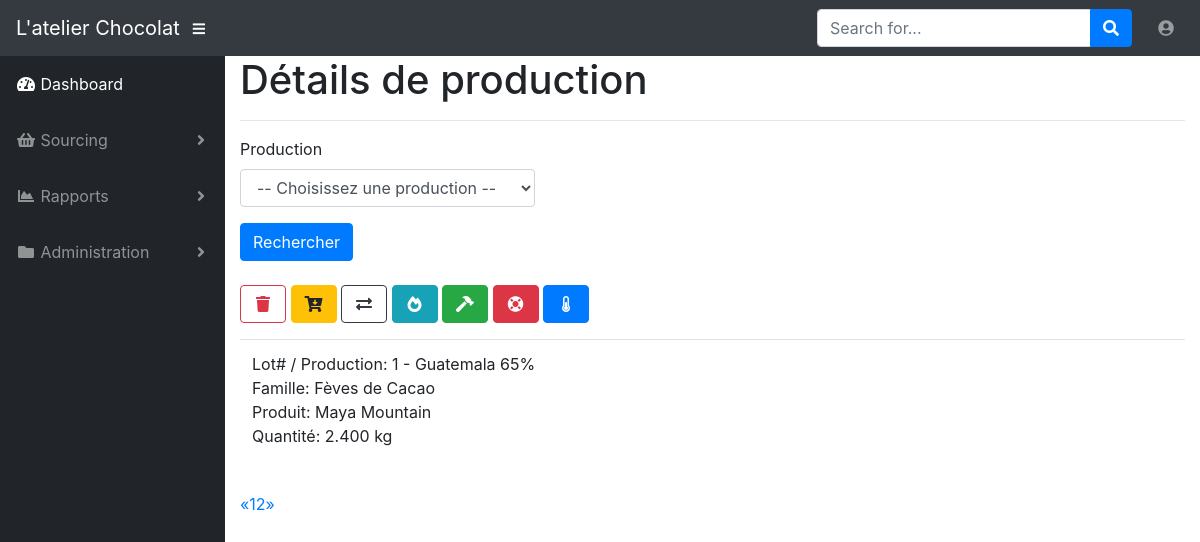
The page /view_production_item?page=2&id= (signed in) on the database as committed earlier.
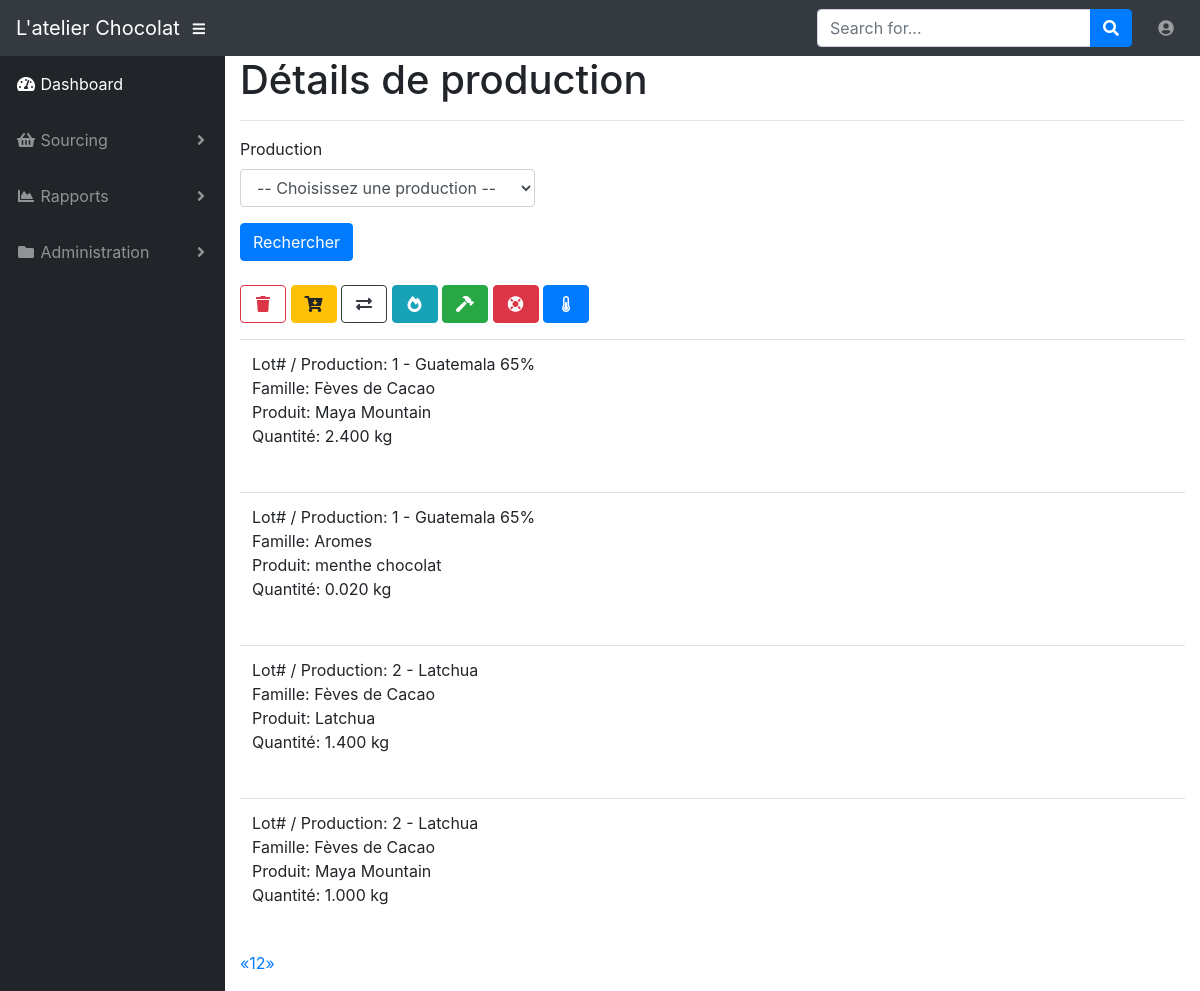
The same page on the database as committed later.
### app/models.py (models this page shows, shortened)
class ProductionItem(db.Model):
    id = db.Column(db.Integer, primary_key=True)
    production_id = db.Column(db.Integer, db.ForeignKey('production.id'))
    product_family_id = db.Column(db.Integer, db.ForeignKey('product_family.id'))
    product_id = db.Column(db.Integer, db.ForeignKey('product.id'))
    quantity = db.Column(db.DECIMAL(6, 3))

class Production(db.Model):
    id = db.Column(db.Integer, primary_key=True)
    date = db.Column(db.Date, index=True)
    name = db.Column(db.String(64), index=True)
    comment = db.Column(db.Text())
    timestamp = db.Column(db.DateTime, index=True, default=datetime.utcnow)
    user_id = db.Column(db.Integer, db.ForeignKey('user.id'))
    production_items = db.relationship('ProductionItem', backref='production_production_item', lazy='dynamic')

class ProductFamily(db.Model):
    id = db.Column(db.Integer, primary_key=True)
    name = db.Column(db.String(64), index=True, unique=True)
    icon = db.Column(db.String(32))
    products = db.relationship('Product', backref='product_product', lazy='dynamic')
    production_items = db.relationship('ProductionItem', backref='product_family_production_item', lazy='dynamic')

class Product(db.Model):
    id = db.Column(db.Integer, primary_key=True)
    name = db.Column(db.String(4), index=True, unique=True)
    origin = db.Column(db.String(32), index=True)
    organic = db.Column(db.Boolean())
    fair_trade = db.Column(db.Boolean())
    crop = db.Column(db.Integer)
    comment = db.Column(db.Text())
    colour = db.Column(db.String(16))
    product_family_id = db.Column(db.Integer, db.ForeignKey('product_family.id'))
    production_items = db.relationship('ProductionItem', backref='product_production_item', lazy='dynamic')

### app/productions/routes.py (the view)
@bp.route('/view_production_item', methods=['GET', 'POST'])
@login_required
def view_production_item():
    production_item_search = ProductionItem.query
    form = ViewProductionForm()
    if form.validate_on_submit():
        production = form.production_id.data
        production_item_search = production_item_search.filter(ProductionItem.production_id == production.id).order_by(
            ProductionItem.product_family_id.asc())
    page = request.args.get('page', 1, type=int)
    pagination = production_item_search.paginate(page, 6, False)
    production_items = pagination.items
    return render_template('productions/view_production_item.html', title='Afficher une production',
                           production_items=production_items, pagination=pagination, form=form)

### app/productions/forms.py
class ViewProductionForm(FlaskForm):
    production_id = QuerySelectField('Production', validators=[DataRequired()],
                                     query_factory=get_productions,
                                     allow_blank=True,
                                     get_label='id',
                                     blank_text=u'-- Choisissez une production --',
                                     id='select_production')
    submit = SubmitField('Rechercher')

### app/models.py (called while the page is built)
@login.user_loader
def load_user(id):
    return User.query.get(int(id))

### app/productions/forms.py (called while the page is built)
def get_productions():
    return Production.query.order_by(Production.id)

### app/templates/productions/view_production_item.html
{% extends "base.html" %}
{% import 'bootstrap/wtf.html' as wtf %}
{% import "_macros.html" as macros %}
{% block app_content %}
    <h1>Détails de production</h1>
    <hr>
    <table class="table table-hover">
        <tr>
            <div class="row">
                <div class="col-sm-4">
                    {{ wtf.quick_form(form, button_map={'submit' : 'primary'}) }}
                </div>
            </div>
            <br>
            <div class="row">
                <div class="col-sm-6">
                    <form class="form form-horizontal" method="post" role="form">
                    <a action="{{ url_for('productions.delete_production', id=id) }}"><button type="submit" class="btn btn-outline-danger"><i class="fas fa-fw fa-trash"></i></button></a>
                    <a action="{{ url_for('productions.add_production_item') }}"><button type="submit" class="btn btn-warning"><i class="fas fa-fw fa-cart-arrow-down"></i></button></a>
                    <a action="{{ url_for('productions.view_production_item') }}"><button type="submit" class="btn btn-outline-dark"><i class="fas fa-fw fa-exchange-alt"></i></button></a>
                    <a action="{{ url_for('productions.view_production_item') }}"><button type="submit" class="btn btn-info"><i class="fas fa-fw fa-fire-alt"></i></button></a>
                    <a action="{{ url_for('productions.view_production_item') }}"><button type="submit" class="btn btn-success"><i class="fas fa-fw fa-hammer"></i></button></a>
                    <a action="{{ url_for('productions.view_production_item') }}"><button type="submit" class="btn btn-danger"><i class="fas fa-fw fa-life-ring"></i></button></a>
                    <a action="{{ url_for('productions.view_production_item') }}"><button type="submit" class="btn btn-primary"><i class="fas fa-fw fa-thermometer-half"></i></button></a>
                    </form>
                </div>
            </div>
        </tr>
        <tr>
            <div class="col-sm-6">
                <div class="pagination">
                    {% for production_item in production_items %}
                        {% include 'productions/_production_item.html' %}
                    {% endfor %}
                {{ macros.pagination_widget(pagination, 'productions.view_production_item', id=id) }}
                </div>
            </div>
        </tr>
    </table>
{% endblock %}

### app/templates/base.html (shortened to what this page needs)
{% extends 'bootstrap/base.html' %}
{% block head %}
  <link href="/static/vendor/fontawesome-free/css/all.min.css" rel="stylesheet" type="text/css">
  <link href="/static/vendor/datatables/dataTables.bootstrap4.css" rel="stylesheet">
  <link href="/static/css/sb-admin.css" rel="stylesheet">
{% endblock %}
{% block navbar %}
 <nav class="navbar navbar-expand navbar-dark bg-dark static-top">
    <a class="navbar-brand mr-1" href="{{ url_for('main.index') }}">L'atelier Chocolat</a>
    <button class="btn btn-link btn-sm text-white order-1 order-sm-0" id="sidebarToggle" href="#">
      <i class="fas fa-bars"></i>
    </button>
    <form class="d-none d-md-inline-block form-inline ml-auto mr-0 mr-md-3 my-2 my-md-0">
      <div class="input-group">
        <input type="text" class="form-control" placeholder="Search for..." aria-label="Search" aria-describedby="basic-addon2">
        <div class="input-group-append">
          <button class="btn btn-primary" type="button">
            <i class="fas fa-search"></i>
          </button>
        </div>
      </div>
    </form>
     <ul class="navbar-nav ml-auto ml-md-0">
         <li class="nav-item dropdown no-arrow">
        <a class="nav-link dropdown-toggle" href="#" id="userDropdown" role="button" data-toggle="dropdown" aria-haspopup="true" aria-expanded="false">
          <i class="fas fa-user-circle fa-fw"></i>
        </a>
      </li>
     </ul>
  </nav>
{% endblock %}
{% block content %}
  <div id="wrapper">
    <ul class="sidebar navbar-nav">
      <li class="nav-item active">
        <a class="nav-link" href="{{ url_for('main.index') }}">
          <i class="fas fa-fw fa-tachometer-alt"></i>
          <span>Dashboard</span>
        </a>
      </li>
      {% if current_user.is_anonymous %}
      {% else %}
      <li class="nav-item dropdown">
        <a class="nav-link dropdown-toggle" href="#" id="pagesDropdown" role="button" data-toggle="dropdown" aria-haspopup="true" aria-expanded="false">
          <i class="fas fa-fw fa-shopping-basket"></i>
          <span>Sourcing</span>
        </a>
      </li>
      <li class="nav-item dropdown">
        <a class="nav-link dropdown-toggle" href="#" id="pagesDropdown" role="button" data-toggle="dropdown" aria-haspopup="true" aria-expanded="false">
          <i class="fas fa-fw fa-chart-area"></i>
          <span>Rapports</span>
        </a>
      </li>
      <li class="nav-item dropdown">
        <a class="nav-link dropdown-toggle" href="#" id="pagesDropdown" role="button" data-toggle="dropdown" aria-haspopup="true" aria-expanded="false">
          <i class="fas fa-fw fa-folder"></i>
          <span>Administration</span>
        </a>
      </li>
      {% endif %}
    </ul>
    <div class="container">
        {% block app_content %}{% endblock %}
    </div>
  </div>
{% endblock %}
{% block scripts %}
    <link rel="stylesheet" type="text/css" href="{{ url_for('static', filename='bootstrap-datetimepicker.min.css') }}" />
{% endblock %}

### app/templates/_macros.html
{% macro pagination_widget(pagination, endpoint) %}
<ul class="pagination">
    <li{% if not pagination.has_prev %} class="disabled"{% endif %}>
        <a href="{% if pagination.has_prev %}{{ url_for(endpoint, page=pagination.prev_num, **kwargs) }}{% else %}#{% endif %}">
            &laquo;
        </a>
    </li>
    {% for p in pagination.iter_pages() %}
        {% if p %}
            {% if p == pagination.page %}
            <li class="active">
                <a href="{{ url_for(endpoint, page = p, **kwargs) }}">{{ p }}</a>
            </li>
            {% else %}
            <li>
                <a href="{{ url_for(endpoint, page = p, **kwargs) }}">{{ p }}</a>
            </li>
            {% endif %}
        {% else %}
        <li class="disabled"><a href="#">&hellip;</a></li>
        {% endif %}
    {% endfor %}
    <li{% if not pagination.has_next %} class="disabled"{% endif %}>
        <a href="{% if pagination.has_next %}{{ url_for(endpoint, page=pagination.next_num, **kwargs) }}{% else %}#{% endif %}">
            &raquo;
        </a>
    </li>
</ul>
{% endmacro %}

### app/templates/productions/_production_item.html
<table class="table table-hover">
    <tr>
        <td>
            <div class="row">
                <div class="col-sm-6">
                    <p>Lot# / Production: {{ production_item.production_id }} - {{ production_item.production_production_item.name }}<br>
                    Famille: {{ production_item.product_family_production_item.name }}<br>
                    Produit: {{ production_item.product_production_item.name }}<br>
                    Quantité: {{ production_item.quantity }} kg</p>
                </div>
            </div>
        </td>
    </tr>
</table>

Rows that differ between the two databases and show on the page:
added ProductionItem: production_id "1", production_production_item.name "Guatemala 65%", product_family_production_item.name "Aromes", product_production_item.name "menthe chocolat", quantity "0.020"
added ProductionItem: production_id "2", production_production_item.name "Latchua", product_family_production_item.name "Fèves de Cacao", product_production_item.name "Latchua", quantity "1.400"
added ProductionItem: production_id "2", production_production_item.name "Latchua", product_family_production_item.name "Fèves de Cacao", product_production_item.name "Maya Mountain", quantity "1.000"
